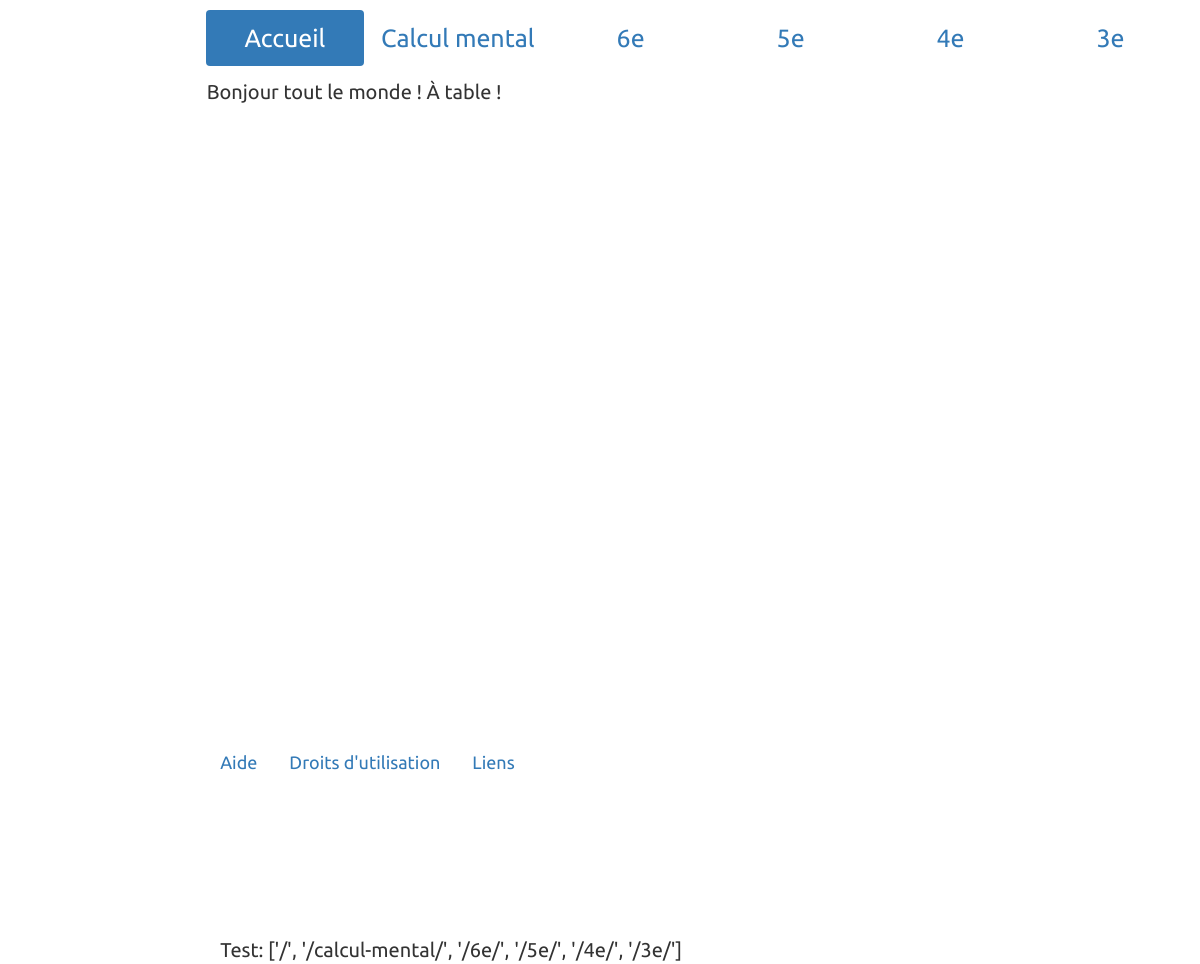
The page / on the database its author committed.
### pages/models.py (models this page shows, shortened)
class Category(models.Model):
    class Meta:
        verbose_name_plural = "categories"
    order = models.PositiveSmallIntegerField()
    name = models.CharField(max_length=100)
    slug = models.SlugField(max_length=100, default='unset')
    text = models.TextField()

class FooterCategory(models.Model):
    class Meta:
        verbose_name_plural = "footer categories"
    order = models.PositiveSmallIntegerField()
    name = models.CharField(max_length=100)
    slug = models.SlugField(max_length=100, default='unset')
    text = models.TextField()

### pages/views.py (the view)
# urls.py: 2. Add a URL to urlpatterns:  url(r'^$', views.home, name='home')
def home(request):
    return build(request, category='accueil')

### templates/layout.html (shortened to what this page needs)
<!DOCTYPE html>
<html>
<head>
    <link rel="stylesheet" href="https://maxcdn.bootstrapcdn.com/bootstrap/3.3.6/css/bootstrap.min.css">
    <link rel="stylesheet" href="https://maxcdn.bootstrapcdn.com/bootstrap/3.3.6/css/bootstrap-theme.min.css">
    <link rel="stylesheet" type="text/css" href="/static/css/fonts.css"/>
    <link rel="stylesheet" type="text/css" href="/static/css/layout.css"/>
</head>
<body class="container-fluid">
    <div class=body>
        <div class="row">
            <div class="col-md-12 navbar_row" role="navigation">
                <ul class="nav nav-pills navbar_entries">
                    {% for link, entry in navbar_infos %}
                        {% if active_category == entry %}
                            <li role="presentation" class="active navbar_entry"><a href="{{ link }}">{{ entry }}</a></li>
                        {% else %}
                            <li role="presentation" class="navbar_entry"><a href="{{ link }}">{{ entry }}</a></li>
                        {% endif %}
                    {% endfor %}
                </ul>
            </div>
        </div>
        <div class="row">
            <div class="col-md-2 leftmenu_col" role="navigation">
            </div>
            <div class="col-md-10 main">
                {% if active_theme == '' %}
                    {{ category_content|safe }}
                {% endif %}
            </div>
        </div>
    </div>
    <div class="footer">
        <div class="row">
            <div class="col-md-12 footer_row" role="navigation">
                <ul class="nav nav-pills footer-entries">
                    {% for link, entry in footer_infos %}
                        {% if active_category == entry %}
                            <li role="presentation" class="active footer_entry"><a href="/{{ link }}/">{{ entry }}</a></li>
                        {% else %}
                            <li role="presentation" class="footer_entry"><a href="/{{ link }}/">{{ entry }}</a></li>
                        {% endif %}
                    {% endfor %}
                </ul>
            </div>
        </div>
        <div class="debug">
            <p>Test: {{ test_var }}<br></p>
        </div>
    </div>
</body>
</html>

### static/css/layout.css (style rules this page uses)
html, body { margin: 0; padding: 0; height: 100%; }
.container-fluid { min-height: 100%; position: relative; }
.body { padding: 10px; padding-bottom: 60px; }
.navbar_row { padding: 0; margin-bottom: 1%; margin-left: 0.28%; display: flex; }
.navbar_entries { margin: 0; padding: 0; margin-left: 16.33%; width: 100%; font-size: 125%; }
.navbar_entry { min-width: 16%; text-align: center; }
.leftmenu_col { padding-right: 0.75%; padding-left: 0.75%; }
.main { display: flex; flex-flow: row wrap; justify-content: space-between; width: 81.25%; margin: 0; padding: 0; }
.footer { position: absolute; bottom: 0; height: 60px; margin-left: 17.1%; }
.footer_row { padding: 0; display: flex; }
.footer_entry { margin: 0; padding: 0; min-width: 16%; text-align: center; font-size: 90%; }
.debug { margin-top: 150px; }

### rows shown on the page
Category: navbar_infos "Accueil", text "Bonjour tout le monde ! À table !"
Category: navbar_infos "Calcul mental"
Category: navbar_infos "6e"
Category: navbar_infos "5e"
Category: navbar_infos "4e"
Category: navbar_infos "3e"
FooterCategory: footer_infos "Aide"
FooterCategory: footer_infos "Droits d'utilisation"
FooterCategory: footer_infos "Liens"

### other values the page prints
{{ test_var }} "['/', '/calcul-mental/', '/6e/', '/5e/', '/4e/', '/3e/']"
